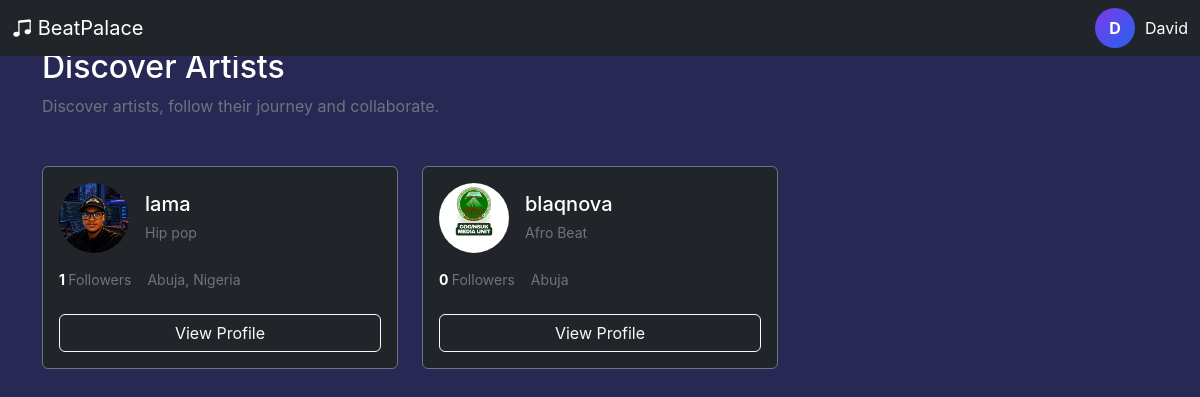
Screenshot of /artist/discover/ (signed in) with the database file from the repository.
### accounts/models.py (models this page shows, shortened)
class User(AbstractUser):
    ROLE_CHOICES = (
        ("producer", "Producer"),
        ("artist", "Artist"),
    )
    email = models.EmailField(unique=True)
    role = models.CharField(
        max_length=20,
        choices=ROLE_CHOICES
    )
    avatar = models.ImageField(
        upload_to="avatars/",
        blank=True,
        null=True
    )
    verified = models.BooleanField(default=False)
    created_at = models.DateTimeField(auto_now_add=True)

### artists/models.py (models this page shows, shortened)
class ArtistProfile(models.Model):
    user = models.OneToOneField(
        settings.AUTH_USER_MODEL,
        on_delete=models.CASCADE,
        related_name="artist_profile"
    )
    artist_name = models.CharField(
        max_length=100,
        blank=True
    )
    bio = models.TextField(
        blank=True
    )
    avatar = models.ImageField(
        upload_to="artists/avatars/",
        blank=True,
        null=True
    )
    cover_image = models.ImageField(
        upload_to="artists/covers/",
        blank=True,
        null=True
    )
    genre = models.CharField(
        max_length=100,
        blank=True
    )
    location = models.CharField(
        max_length=100,
        blank=True
    )
    phone = models.CharField(
        max_length=30,
        blank=True
    )
    email = models.EmailField(
        blank=True
    )
    website = models.URLField(
        blank=True
    )
    instagram = models.URLField(
        blank=True
    )
    twitter = models.URLField(
        blank=True
    )
    start_year = models.PositiveIntegerField(
        blank=True,
        null=True
    )
    end_year = models.PositiveIntegerField(
        blank=True,
        null=True
    )
    skill_description = models.TextField(
        blank=True
    )
    education = models.TextField(
        blank=True
    )
    date_of_birth = models.DateField(
        blank=True,
        null=True
    )
    marital_status = models.CharField(
        max_length=50,
        blank=True
    )
    followers_count = models.PositiveIntegerField(
        default=0
    )
    monthly_listeners = models.PositiveIntegerField(
        default=0
    )
    is_published = models.BooleanField(
        default=True
    )
    created_at = models.DateTimeField(
        auto_now_add=True
    )
    updated_at = models.DateTimeField(
        auto_now=True
    )

### artists/views.py (the view)
@login_required
def discover_artists(request):
    artists = ArtistProfile.objects.select_related(
        "user"
    ).filter(
        is_published=True
    ).order_by(
        "-created_at"
    )
    return render(
        request,
        "artists/artist_discover.html",
        {
            "artists": artists
        }
    )

### templates/artists/artist_discover.html (shortened to what this page needs)
{% extends "base.html" %}
{% block content %}
<div class="container py-5">
    <div class="mb-5">
        <h2 class="text-white">
            Discover Artists
        </h2>
        <p class="text-secondary">
            Discover artists, follow their journey and collaborate.
        </p>
    </div>
    <div class="row g-4">
        {% for artist in artists %}
            <div class="col-12 col-md-6 col-lg-4">
                <div class="card bg-dark border-secondary h-100">
                    <div class="card-body">
                        <div class="d-flex align-items-center gap-3">
                            {% if artist.avatar %}
                                <img
                                    src="{{ artist.avatar.url }}"
                                    width="70"
                                    height="70"
                                    class="rounded-circle"
                                    style="object-fit: cover;"
                                >
                            {% endif %}
                            <div>
                                <h5 class="text-white mb-1">
                                    {{ artist.artist_name }}
                                </h5>
                                <small class="text-secondary">
                                    {{ artist.genre }}
                                </small>
                            </div>
                        </div>
                        <div class="d-flex gap-3 mt-3">
                            <small class="text-secondary">
                                <strong class="text-white">
                                    {{ artist.user.engagement_followers.count }}
                                </strong>
                                Followers
                            </small>
                            <small class="text-secondary">
                                {{ artist.location }}
                            </small>
                        </div>
                        <a
                            href="{% url 'artists:public_artist_profile' artist.user.username %}"
                            class="btn btn-outline-light w-100 mt-4"
                        >
                            View Profile
                        </a>
                    </div>
                </div>
            </div>
        {% empty %}
            <div class="col-12">
                <div class="alert alert-dark">
                    No artists found.
                </div>
            </div>
        {% endfor %}
    </div>
</div>
{% endblock %}

### templates/base.html (shortened to what this page needs)
{% load static %}
<!DOCTYPE html>
<html lang="en">
<head>
    <link
    href="https://cdn.jsdelivr.net/npm/bootstrap@5.3.3/dist/css/bootstrap.min.css"
    rel="stylesheet"
    >
    <link
    href="https://cdn.jsdelivr.net/npm/bootstrap-icons@1.11.3/font/bootstrap-icons.css"
    rel="stylesheet"
    >
    <link
     rel="stylesheet"
     href="{% static 'css/style.css' %}"
    >
</head>
<nav class="navbar fixed-top bg-dark" data-bs-theme="dark">
    <div class="container-fluid d-flex justify-content-between align-items-center">
        {% if user.role == "artist" %}
            <a
                class="navbar-brand"
                href="{% url 'artist_dashboard' %}"
            >
                <i class="bi bi-music-note-beamed"></i>
                BeatPalace
            </a>
        {% elif user.role == "producer" %}
            <a
                class="navbar-brand"
                href="{% url 'producer_dashboard' %}"
            >
                <i class="bi bi-music-note-beamed"></i>
                BeatPalace
            </a>
        {% endif %}
        <div class="d-flex gap-2">
            <div class="user-profile">
                <div class="avatar">
                    {{ user.username|first|upper }}
                </div>
                <span>
                    {{ user.username }}
                </span>
            </div>
        </div>
    </div>
</nav>
{% block content %}
{% endblock %}
</body>
</html>

### static/css/style.css (style rules this page uses)
:root { --bg: #282854; --sidebar: #11111a; --card: #151520; --border: #262638; --text: #ffffff; --muted: #fff; --primary: #7c3aed; --secondary: #2563eb; }
* { box-sizing: border-box; }
.user-profile { display: flex; align-items: center; gap: 10px; }
.avatar { width: 40px; height: 40px; display: flex; justify-content: center; align-items: center; border-radius: 50%; background: linear-gradient( 135deg, var(--primary), var(--secondary) ); font-weight: bold; }

### rows the page displays
User: username|first "D", username "David"
ArtistProfile: avatar (picture), artist_name "lama", genre "Hip pop", user.engagement_followers.count "1", location "Abuja, Nigeria"
ArtistProfile: avatar (picture), artist_name "blaqnova", genre "Afro Beat", user.engagement_followers.count "0", location "Abuja"
